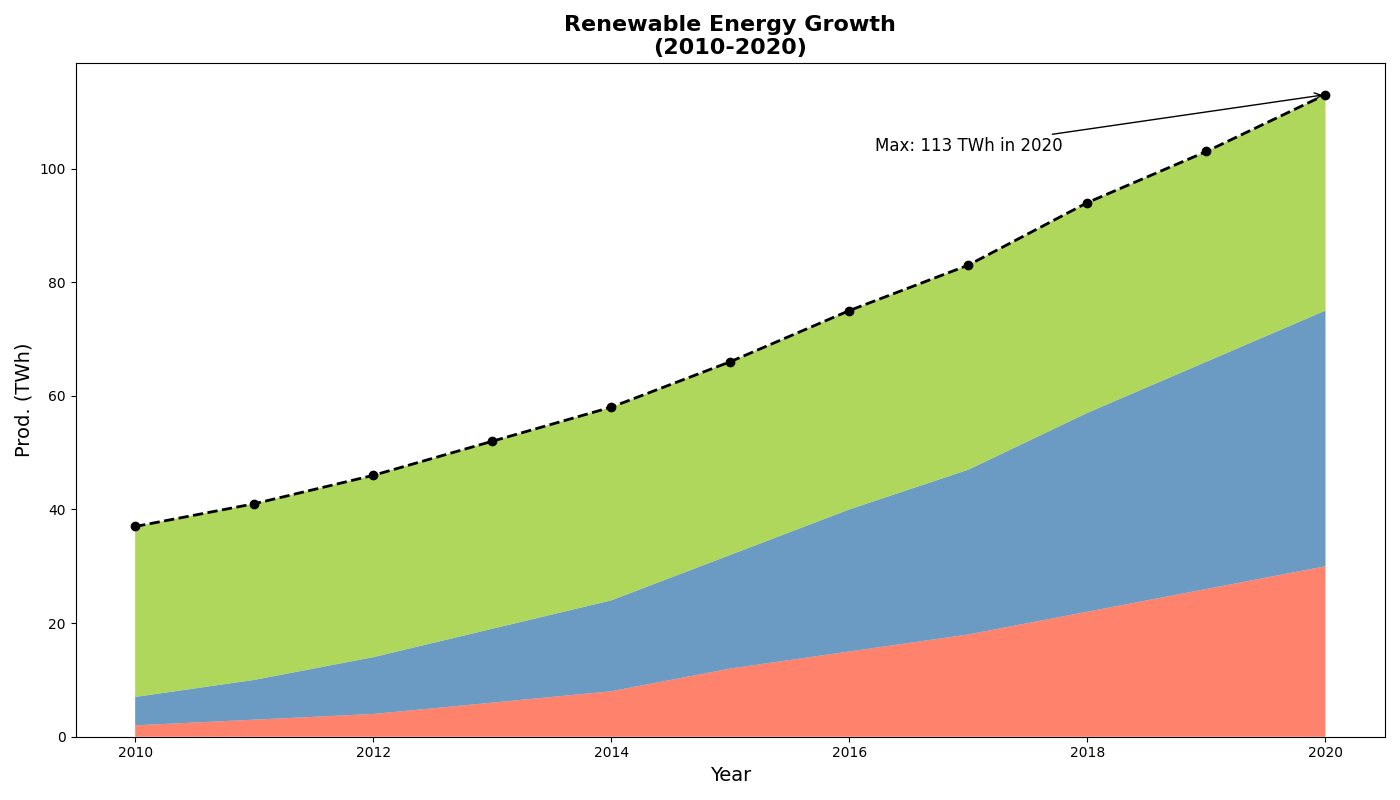

Python code for this plot:
import matplotlib.pyplot as plt
import numpy as np

years = np.arange(2010, 2021)

solar = np.array([2, 3, 4, 6, 8, 12, 15, 18, 22, 26, 30])
wind = np.array([5, 7, 10, 13, 16, 20, 25, 29, 35, 40, 45])
hydro = np.array([30, 31, 32, 33, 34, 34, 35, 36, 37, 37, 38])

# Compute the total energy without biomass and geothermal
total_energy = solar + wind + hydro
data = np.vstack([solar, wind, hydro])

fig, ax1 = plt.subplots(figsize=(14, 8))
ax1.stackplot(years, data, colors=['#FF6347', '#4682B4', '#9ACD32'], alpha=0.8)

ax1.plot(years, total_energy, color='black', marker='o', linestyle='--', linewidth=2)

ax1.set_title('Renewable Energy Growth\n(2010-2020)', fontsize=16, fontweight='bold', ha='center')
ax1.set_xlabel('Year', fontsize=14)
ax1.set_ylabel('Prod. (TWh)', fontsize=14)

max_year = years[np.argmax(total_energy)]
max_value = np.max(total_energy)
ax1.annotate(f'Max: {max_value} TWh in {max_year}', xy=(max_year, max_value),
             xytext=(max_year-3, max_value-10),
             arrowprops=dict(facecolor='black', arrowstyle='->'), fontsize=12, ha='center', color='black')

plt.tight_layout()
plt.show()
